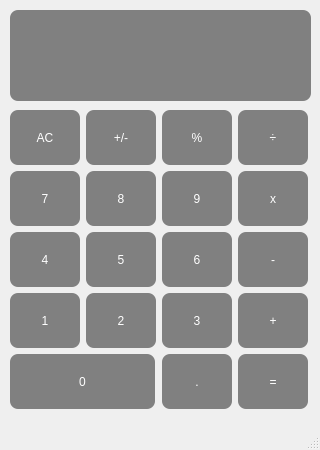
<?xml version="1.0" encoding="UTF-8"?>
<ui version="4.0">
 <class>MainWindow</class>
 <widget class="QMainWindow" name="MainWindow">
  <property name="geometry">
   <rect>
    <x>0</x>
    <y>0</y>
    <width>320</width>
    <height>450</height>
   </rect>
  </property>
  <property name="sizePolicy">
   <sizepolicy hsizetype="Fixed" vsizetype="Fixed">
    <horstretch>0</horstretch>
    <verstretch>0</verstretch>
   </sizepolicy>
  </property>
  <property name="minimumSize">
   <size>
    <width>320</width>
    <height>450</height>
   </size>
  </property>
  <property name="maximumSize">
   <size>
    <width>320</width>
    <height>450</height>
   </size>
  </property>
  <property name="windowTitle">
   <string>Калькулятор</string>
  </property>
  <widget class="QWidget" name="centralwidget">
   <widget class="QWidget" name="gridLayoutWidget">
    <property name="geometry">
     <rect>
      <x>10</x>
      <y>110</y>
      <width>301</width>
      <height>301</height>
     </rect>
    </property>
    <property name="cursor">
     <cursorShape>PointingHandCursor</cursorShape>
    </property>
    <layout class="QGridLayout" name="gridLayout">
     <item row="3" column="2">
      <widget class="QPushButton" name="pushButton_NUM3">
       <property name="minimumSize">
        <size>
         <width>70</width>
         <height>55</height>
        </size>
       </property>
       <property name="maximumSize">
        <size>
         <width>70</width>
         <height>55</height>
        </size>
       </property>
       <property name="sizeIncrement">
        <size>
         <width>70</width>
         <height>55</height>
        </size>
       </property>
       <property name="baseSize">
        <size>
         <width>70</width>
         <height>55</height>
        </size>
       </property>
       <property name="cursor">
        <cursorShape>PointingHandCursor</cursorShape>
       </property>
       <property name="styleSheet">
        <string notr="true">background-color: #808080; 

font: 600 17pt &quot;Segoe UI&quot;; 

border-radius: 8px; 

gridline-color: rgb(0, 0, 0); 

color: #ffffff; </string>
       </property>
       <property name="text">
        <string>3</string>
       </property>
      </widget>
     </item>
     <item row="4" column="3">
      <widget class="QPushButton" name="pushButton_equal">
       <property name="minimumSize">
        <size>
         <width>70</width>
         <height>55</height>
        </size>
       </property>
       <property name="maximumSize">
        <size>
         <width>70</width>
         <height>55</height>
        </size>
       </property>
       <property name="sizeIncrement">
        <size>
         <width>70</width>
         <height>55</height>
        </size>
       </property>
       <property name="baseSize">
        <size>
         <width>70</width>
         <height>55</height>
        </size>
       </property>
       <property name="cursor">
        <cursorShape>PointingHandCursor</cursorShape>
       </property>
       <property name="styleSheet">
        <string notr="true">background-color: #808080; 

font: 600 17pt &quot;Segoe UI&quot;; 

border-radius: 8px; 

gridline-color: rgb(0, 0, 0); 

color: #ffffff; </string>
       </property>
       <property name="text">
        <string>=</string>
       </property>
      </widget>
     </item>
     <item row="1" column="2">
      <widget class="QPushButton" name="pushButton_NUM9">
       <property name="minimumSize">
        <size>
         <width>70</width>
         <height>55</height>
        </size>
       </property>
       <property name="maximumSize">
        <size>
         <width>70</width>
         <height>55</height>
        </size>
       </property>
       <property name="sizeIncrement">
        <size>
         <width>70</width>
         <height>55</height>
        </size>
       </property>
       <property name="baseSize">
        <size>
         <width>70</width>
         <height>55</height>
        </size>
       </property>
       <property name="cursor">
        <cursorShape>PointingHandCursor</cursorShape>
       </property>
       <property name="styleSheet">
        <string notr="true">background-color: #808080; 

font: 600 17pt &quot;Segoe UI&quot;; 

border-radius: 8px; 

gridline-color: rgb(0, 0, 0); 

color: #ffffff; </string>
       </property>
       <property name="text">
        <string>9</string>
       </property>
      </widget>
     </item>
     <item row="3" column="3">
      <widget class="QPushButton" name="pushButton_plus">
       <property name="minimumSize">
        <size>
         <width>70</width>
         <height>55</height>
        </size>
       </property>
       <property name="maximumSize">
        <size>
         <width>70</width>
         <height>55</height>
        </size>
       </property>
       <property name="sizeIncrement">
        <size>
         <width>70</width>
         <height>55</height>
        </size>
       </property>
       <property name="baseSize">
        <size>
         <width>70</width>
         <height>55</height>
        </size>
       </property>
       <property name="cursor">
        <cursorShape>PointingHandCursor</cursorShape>
       </property>
       <property name="styleSheet">
        <string notr="true">background-color: #808080; 

font: 600 17pt &quot;Segoe UI&quot;; 

border-radius: 8px; 

gridline-color: rgb(0, 0, 0); 

color: #ffffff; </string>
       </property>
       <property name="text">
        <string>+</string>
       </property>
      </widget>
     </item>
     <item row="3" column="0">
      <widget class="QPushButton" name="pushButton_NUM1">
       <property name="minimumSize">
        <size>
         <width>70</width>
         <height>55</height>
        </size>
       </property>
       <property name="maximumSize">
        <size>
         <width>70</width>
         <height>55</height>
        </size>
       </property>
       <property name="sizeIncrement">
        <size>
         <width>70</width>
         <height>55</height>
        </size>
       </property>
       <property name="baseSize">
        <size>
         <width>70</width>
         <height>55</height>
        </size>
       </property>
       <property name="cursor">
        <cursorShape>PointingHandCursor</cursorShape>
       </property>
       <property name="styleSheet">
        <string notr="true">background-color: #808080; 

font: 600 17pt &quot;Segoe UI&quot;; 

border-radius: 8px; 

gridline-color: rgb(0, 0, 0); 

color: #ffffff; </string>
       </property>
       <property name="text">
        <string>1</string>
       </property>
      </widget>
     </item>
     <item row="2" column="1">
      <widget class="QPushButton" name="pushButton_NUM5">
       <property name="minimumSize">
        <size>
         <width>70</width>
         <height>55</height>
        </size>
       </property>
       <property name="maximumSize">
        <size>
         <width>70</width>
         <height>55</height>
        </size>
       </property>
       <property name="sizeIncrement">
        <size>
         <width>70</width>
         <height>55</height>
        </size>
       </property>
       <property name="baseSize">
        <size>
         <width>70</width>
         <height>55</height>
        </size>
       </property>
       <property name="cursor">
        <cursorShape>PointingHandCursor</cursorShape>
       </property>
       <property name="styleSheet">
        <string notr="true">background-color: #808080; 

font: 600 17pt &quot;Segoe UI&quot;; 

border-radius: 8px; 

gridline-color: rgb(0, 0, 0); 

color: #ffffff; </string>
       </property>
       <property name="text">
        <string>5</string>
       </property>
      </widget>
     </item>
     <item row="3" column="1">
      <widget class="QPushButton" name="pushButton_NUM2">
       <property name="minimumSize">
        <size>
         <width>70</width>
         <height>55</height>
        </size>
       </property>
       <property name="maximumSize">
        <size>
         <width>70</width>
         <height>55</height>
        </size>
       </property>
       <property name="sizeIncrement">
        <size>
         <width>70</width>
         <height>55</height>
        </size>
       </property>
       <property name="baseSize">
        <size>
         <width>70</width>
         <height>55</height>
        </size>
       </property>
       <property name="cursor">
        <cursorShape>PointingHandCursor</cursorShape>
       </property>
       <property name="styleSheet">
        <string notr="true">background-color: #808080; 

font: 600 17pt &quot;Segoe UI&quot;; 

border-radius: 8px; 

gridline-color: rgb(0, 0, 0); 

color: #ffffff; </string>
       </property>
       <property name="text">
        <string>2</string>
       </property>
      </widget>
     </item>
     <item row="1" column="1">
      <widget class="QPushButton" name="pushButton_NUM8">
       <property name="minimumSize">
        <size>
         <width>70</width>
         <height>55</height>
        </size>
       </property>
       <property name="maximumSize">
        <size>
         <width>70</width>
         <height>55</height>
        </size>
       </property>
       <property name="sizeIncrement">
        <size>
         <width>70</width>
         <height>55</height>
        </size>
       </property>
       <property name="baseSize">
        <size>
         <width>70</width>
         <height>55</height>
        </size>
       </property>
       <property name="cursor">
        <cursorShape>PointingHandCursor</cursorShape>
       </property>
       <property name="styleSheet">
        <string notr="true">background-color: #808080; 

font: 600 17pt &quot;Segoe UI&quot;; 

border-radius: 8px; 

gridline-color: rgb(0, 0, 0); 

color: #ffffff; </string>
       </property>
       <property name="text">
        <string>8</string>
       </property>
      </widget>
     </item>
     <item row="0" column="2">
      <widget class="QPushButton" name="pushButton_rem_from_division">
       <property name="minimumSize">
        <size>
         <width>70</width>
         <height>55</height>
        </size>
       </property>
       <property name="maximumSize">
        <size>
         <width>70</width>
         <height>55</height>
        </size>
       </property>
       <property name="sizeIncrement">
        <size>
         <width>70</width>
         <height>55</height>
        </size>
       </property>
       <property name="baseSize">
        <size>
         <width>70</width>
         <height>55</height>
        </size>
       </property>
       <property name="cursor">
        <cursorShape>PointingHandCursor</cursorShape>
       </property>
       <property name="styleSheet">
        <string notr="true">background-color: #808080; 

font: 600 17pt &quot;Segoe UI&quot;; 

border-radius: 8px; 

gridline-color: rgb(0, 0, 0); 

color: #ffffff; </string>
       </property>
       <property name="text">
        <string>%</string>
       </property>
      </widget>
     </item>
     <item row="1" column="0">
      <widget class="QPushButton" name="pushButton_NUM7">
       <property name="minimumSize">
        <size>
         <width>70</width>
         <height>55</height>
        </size>
       </property>
       <property name="maximumSize">
        <size>
         <width>70</width>
         <height>55</height>
        </size>
       </property>
       <property name="sizeIncrement">
        <size>
         <width>70</width>
         <height>55</height>
        </size>
       </property>
       <property name="baseSize">
        <size>
         <width>70</width>
         <height>55</height>
        </size>
       </property>
       <property name="cursor">
        <cursorShape>PointingHandCursor</cursorShape>
       </property>
       <property name="styleSheet">
        <string notr="true">background-color: #808080; 

font: 600 17pt &quot;Segoe UI&quot;; 

border-radius: 8px; 

gridline-color: rgb(0, 0, 0); 

color: #ffffff; </string>
       </property>
       <property name="text">
        <string>7</string>
       </property>
      </widget>
     </item>
     <item row="4" column="0" colspan="2">
      <widget class="QPushButton" name="pushButton_NUM0">
       <property name="minimumSize">
        <size>
         <width>145</width>
         <height>55</height>
        </size>
       </property>
       <property name="maximumSize">
        <size>
         <width>145</width>
         <height>55</height>
        </size>
       </property>
       <property name="sizeIncrement">
        <size>
         <width>145</width>
         <height>55</height>
        </size>
       </property>
       <property name="baseSize">
        <size>
         <width>145</width>
         <height>55</height>
        </size>
       </property>
       <property name="cursor">
        <cursorShape>PointingHandCursor</cursorShape>
       </property>
       <property name="styleSheet">
        <string notr="true">background-color: #808080; 

font: 600 17pt &quot;Segoe UI&quot;; 

border-radius: 8px; 

gridline-color: rgb(0, 0, 0); 

color: #ffffff; </string>
       </property>
       <property name="text">
        <string>0</string>
       </property>
      </widget>
     </item>
     <item row="2" column="3">
      <widget class="QPushButton" name="pushButton_minus">
       <property name="minimumSize">
        <size>
         <width>70</width>
         <height>55</height>
        </size>
       </property>
       <property name="maximumSize">
        <size>
         <width>70</width>
         <height>55</height>
        </size>
       </property>
       <property name="sizeIncrement">
        <size>
         <width>70</width>
         <height>55</height>
        </size>
       </property>
       <property name="baseSize">
        <size>
         <width>70</width>
         <height>55</height>
        </size>
       </property>
       <property name="cursor">
        <cursorShape>PointingHandCursor</cursorShape>
       </property>
       <property name="styleSheet">
        <string notr="true">background-color: #808080; 

font: 600 17pt &quot;Segoe UI&quot;; 

border-radius: 8px; 

gridline-color: rgb(0, 0, 0); 

color: #ffffff; </string>
       </property>
       <property name="text">
        <string>-</string>
       </property>
      </widget>
     </item>
     <item row="0" column="0">
      <widget class="QPushButton" name="pushButton_AC">
       <property name="minimumSize">
        <size>
         <width>70</width>
         <height>55</height>
        </size>
       </property>
       <property name="maximumSize">
        <size>
         <width>70</width>
         <height>55</height>
        </size>
       </property>
       <property name="sizeIncrement">
        <size>
         <width>70</width>
         <height>55</height>
        </size>
       </property>
       <property name="baseSize">
        <size>
         <width>70</width>
         <height>55</height>
        </size>
       </property>
       <property name="cursor">
        <cursorShape>PointingHandCursor</cursorShape>
       </property>
       <property name="styleSheet">
        <string notr="true">background-color: #808080; 

font: 600 17pt &quot;Segoe UI&quot;; 

border-radius: 8px; 

gridline-color: rgb(0, 0, 0); 

color: #ffffff; </string>
       </property>
       <property name="text">
        <string>AC</string>
       </property>
      </widget>
     </item>
     <item row="4" column="2">
      <widget class="QPushButton" name="pushButton_dot">
       <property name="minimumSize">
        <size>
         <width>70</width>
         <height>55</height>
        </size>
       </property>
       <property name="maximumSize">
        <size>
         <width>70</width>
         <height>55</height>
        </size>
       </property>
       <property name="sizeIncrement">
        <size>
         <width>70</width>
         <height>55</height>
        </size>
       </property>
       <property name="baseSize">
        <size>
         <width>70</width>
         <height>55</height>
        </size>
       </property>
       <property name="cursor">
        <cursorShape>PointingHandCursor</cursorShape>
       </property>
       <property name="styleSheet">
        <string notr="true">background-color: #808080; 

font: 600 17pt &quot;Segoe UI&quot;; 

border-radius: 8px; 

gridline-color: rgb(0, 0, 0); 

color: #ffffff; </string>
       </property>
       <property name="text">
        <string>.</string>
       </property>
      </widget>
     </item>
     <item row="2" column="0">
      <widget class="QPushButton" name="pushButton_NUM4">
       <property name="minimumSize">
        <size>
         <width>70</width>
         <height>55</height>
        </size>
       </property>
       <property name="maximumSize">
        <size>
         <width>70</width>
         <height>55</height>
        </size>
       </property>
       <property name="sizeIncrement">
        <size>
         <width>70</width>
         <height>55</height>
        </size>
       </property>
       <property name="baseSize">
        <size>
         <width>70</width>
         <height>55</height>
        </size>
       </property>
       <property name="cursor">
        <cursorShape>PointingHandCursor</cursorShape>
       </property>
       <property name="styleSheet">
        <string notr="true">background-color: #808080; 

font: 600 17pt &quot;Segoe UI&quot;; 

border-radius: 8px; 

gridline-color: rgb(0, 0, 0); 

color: #ffffff; </string>
       </property>
       <property name="text">
        <string>4</string>
       </property>
      </widget>
     </item>
     <item row="0" column="1">
      <widget class="QPushButton" name="pushButton_NUM_sign">
       <property name="minimumSize">
        <size>
         <width>70</width>
         <height>55</height>
        </size>
       </property>
       <property name="maximumSize">
        <size>
         <width>70</width>
         <height>55</height>
        </size>
       </property>
       <property name="sizeIncrement">
        <size>
         <width>70</width>
         <height>55</height>
        </size>
       </property>
       <property name="baseSize">
        <size>
         <width>70</width>
         <height>55</height>
        </size>
       </property>
       <property name="cursor">
        <cursorShape>PointingHandCursor</cursorShape>
       </property>
       <property name="styleSheet">
        <string notr="true">background-color: #808080; 

font: 600 17pt &quot;Segoe UI&quot;; 

border-radius: 8px; 

gridline-color: rgb(0, 0, 0); 

color: #ffffff; </string>
       </property>
       <property name="text">
        <string>+/-</string>
       </property>
      </widget>
     </item>
     <item row="2" column="2">
      <widget class="QPushButton" name="pushButton_NUM6">
       <property name="minimumSize">
        <size>
         <width>70</width>
         <height>55</height>
        </size>
       </property>
       <property name="maximumSize">
        <size>
         <width>70</width>
         <height>55</height>
        </size>
       </property>
       <property name="sizeIncrement">
        <size>
         <width>70</width>
         <height>55</height>
        </size>
       </property>
       <property name="baseSize">
        <size>
         <width>70</width>
         <height>55</height>
        </size>
       </property>
       <property name="cursor">
        <cursorShape>PointingHandCursor</cursorShape>
       </property>
       <property name="styleSheet">
        <string notr="true">background-color: #808080; 

font: 600 17pt &quot;Segoe UI&quot;; 

border-radius: 8px; 

gridline-color: rgb(0, 0, 0); 

color: #ffffff; </string>
       </property>
       <property name="text">
        <string>6</string>
       </property>
      </widget>
     </item>
     <item row="1" column="3">
      <widget class="QPushButton" name="pushButton_multiply">
       <property name="minimumSize">
        <size>
         <width>70</width>
         <height>55</height>
        </size>
       </property>
       <property name="maximumSize">
        <size>
         <width>70</width>
         <height>55</height>
        </size>
       </property>
       <property name="sizeIncrement">
        <size>
         <width>70</width>
         <height>55</height>
        </size>
       </property>
       <property name="baseSize">
        <size>
         <width>70</width>
         <height>55</height>
        </size>
       </property>
       <property name="cursor">
        <cursorShape>PointingHandCursor</cursorShape>
       </property>
       <property name="styleSheet">
        <string notr="true">background-color: #808080; 

font: 600 17pt &quot;Segoe UI&quot;; 

border-radius: 8px; 

gridline-color: rgb(0, 0, 0); 

color: #ffffff; </string>
       </property>
       <property name="text">
        <string>х</string>
       </property>
      </widget>
     </item>
     <item row="0" column="3">
      <widget class="QPushButton" name="pushButton_divide">
       <property name="minimumSize">
        <size>
         <width>70</width>
         <height>55</height>
        </size>
       </property>
       <property name="maximumSize">
        <size>
         <width>70</width>
         <height>55</height>
        </size>
       </property>
       <property name="sizeIncrement">
        <size>
         <width>70</width>
         <height>55</height>
        </size>
       </property>
       <property name="baseSize">
        <size>
         <width>70</width>
         <height>55</height>
        </size>
       </property>
       <property name="cursor">
        <cursorShape>PointingHandCursor</cursorShape>
       </property>
       <property name="styleSheet">
        <string notr="true">background-color: #808080; 

font: 600 17pt &quot;Segoe UI&quot;; 

border-radius: 8px; 

gridline-color: rgb(0, 0, 0); 

color: #ffffff; </string>
       </property>
       <property name="text">
        <string>÷</string>
       </property>
      </widget>
     </item>
    </layout>
   </widget>
   <widget class="QLabel" name="label">
    <property name="geometry">
     <rect>
      <x>10</x>
      <y>10</y>
      <width>301</width>
      <height>91</height>
     </rect>
    </property>
    <property name="styleSheet">
     <string notr="true">background-color: #808080; 

font: 600 20pt &quot;Segoe UI&quot;;

border-radius: 8px; 


color: #ffffff; </string>
    </property>
    <property name="text">
     <string/>
    </property>
    <property name="alignment">
     <set>Qt::AlignRight|Qt::AlignTrailing|Qt::AlignVCenter</set>
    </property>
    <property name="indent">
     <number>6</number>
    </property>
   </widget>
   <widget class="QLabel" name="label_Error">
    <property name="geometry">
     <rect>
      <x>10</x>
      <y>410</y>
      <width>301</width>
      <height>21</height>
     </rect>
    </property>
    <property name="font">
     <font>
      <family>Segoe UI Semibold</family>
      <pointsize>12</pointsize>
      <bold>true</bold>
     </font>
    </property>
    <property name="text">
     <string/>
    </property>
    <property name="alignment">
     <set>Qt::AlignCenter</set>
    </property>
   </widget>
  </widget>
  <widget class="QMenuBar" name="menubar">
   <property name="geometry">
    <rect>
     <x>0</x>
     <y>0</y>
     <width>320</width>
     <height>21</height>
    </rect>
   </property>
  </widget>
  <widget class="QStatusBar" name="statusbar"/>
 </widget>
 <resources/>
 <connections/>
</ui>
